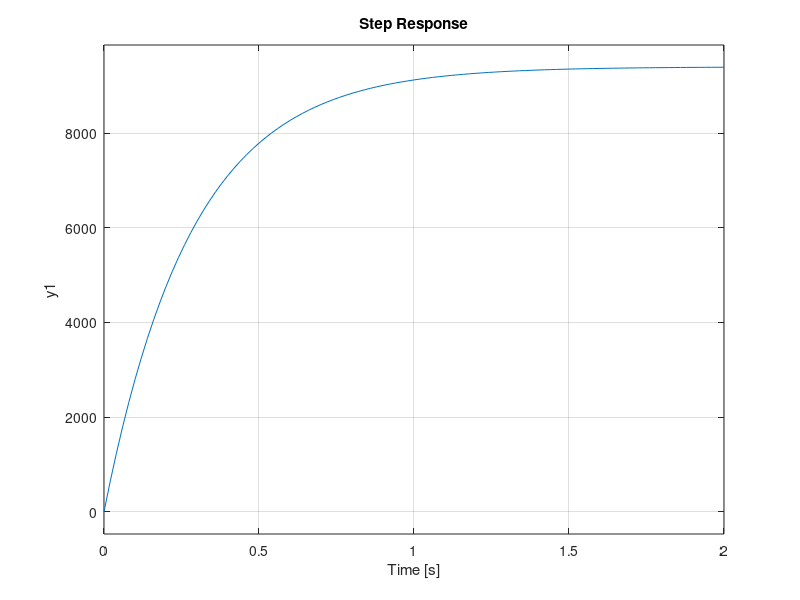
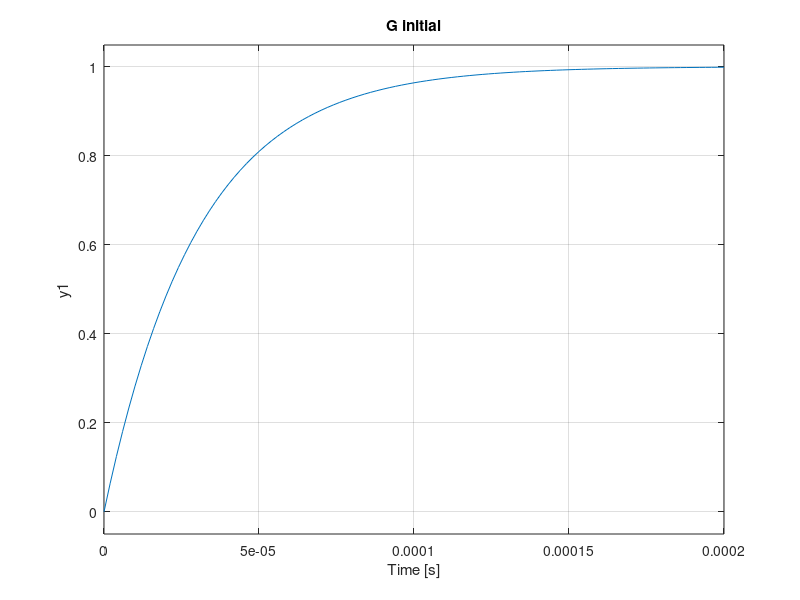

Write MATLAB code to recreate these figures, in order. (Note: this script raises an error after producing the figures.)
%% regulator PID de la un indian
%https://www.youtube.com/watch?v=qlZxsP-JQsQ
% se foloseste ITAE

%ant colony:   https://www.youtube.com/watch?v=LKCyZ1bRiyM
%load("date.mat");

addpath('D:\MATLAB\Licenta_fractionar\Twin-Rotor-System\Twin rotor\proiect\functii\');
addpath('D:\MATLAB\Licenta_fractionar\Twin-Rotor-System\Twin rotor\proiect\');



clc;clear all; close all;
%
% ns=[1];
% ds=[ 1 2 3];
% G=tf(ns,ds)
%%
%G=tf(8072.8,[1 1.287]);%H11
G= tf(33157,[1 3.527]);%H22
figure;step(G)
%%

criteriu='iae';
%criteriu_combinat=[0.5,0.5,0.5,0.5,0.5];
criteriu_combinat=0;

Gf_initial=feedback(G,1);
%Gf_initial=G/6275 ;
figure;step(Gf_initial);title('G initial');

%%
%PSO

c=2;w=0.7;particles=90;iteration=80;Var=3;

a=0;% lower bound
b=70; %upper bound

%Optimization
c_cf=0;
tic;



%Initialization

for m=1:particles
    for n=1:Var
        v(m,n)=0;             %Velocity
        x(m,n)=a+rand*(b-a);  %Position
        xp(m,n)=x(m,n);
    end

    %Model Parametres
    kp=x(m,1);
    ki=x(m,2);
    kd=x(m,3);

    %Simulation Model
    Gc=pid(kp,ki,kd);
    %Gcf=feedback(Gc*G,1);
    %y=step(Gcf);

    %ITAE
    %ff1=0;
    ff1=costFunction(Gc,G,criteriu,criteriu_combinat);
    %sim1=length(y);
    % for m1=1:sim1
    %     ff1=ff1+((abs(y(m1)-1))*m1);
    % end
    ITAE(m)=ff1;

end

%Find the best value
[Best_Performance,location]=min(ITAE);
fg=Best_Performance;

xg(1)=x(location,1); %kp
xg(2)=x(location,2); %ki
xg(3)=x(location,3); %kd

Gc=pid(kp,ki,kd);
Gcf_intermediar=feedback(Gc*G,1);
figure;step(Gcf_intermediar);title('G intermediar')
% t_cf=1:c_cf;
% figure
% plot(t_cf,best_cf_ac,'r--','LineWidth',2);xlabel('iteration');ylabel('Cost(ITAE)');
% legend('ITAE for PSO-PID');
% title('ITAE with each iteration');



% xg(1)=1/1400; %kp
% xg(2)=1/1000; %ki
% xg(3)=0; %kd
%kp=1/1400;
%ki=1/1000;
%kd=0;
%Update

for i=1:iteration      %Nr of Repetition
    for m=1:particles  %Nr of particles

        for n=1:Var     %Nr of variables (kp,ki,kd)
            v(m,n)=(w*v(m,n))+(c*rand*(xp(m,n)-x(m,n)))+(c*rand*(xg(n)-x(m,n)));  %update velocity
            x(m,n)=x(m,n)+v(m,n);
        end
        

        %Check bound
        for n=1:Var
            if x(m,n)<a
                x(m,n)=a;
            end
            if x(m,n)>b
                x(m,n)=b;
            end
        end

        %Model Parametres
        kp=x(m,1);
        ki=x(m,2);
        kd=x(m,3);

        %Simulation Model
        Gc=pid(kp,ki,kd);
        % Gcf=feedback(Gc*G,1);
        % y=step(Gcf);

        %ITAE
        % ff1=0;
        % sim1=length(y);
        % for m1=1:sim1
        %     ff1=ff1+((abs(y(m1)-1))*m1);
        % end
        ff1=costFunction(Gc,G,criteriu,criteriu_combinat);
        ITAEp(m)=ff1;

        %Compare Local
        if ITAEp(m)<ITAE(m)
            ITAE(m)=ITAEp(m);
            xp(m,1)=x(m,1);
            xp(m,2)=x(m,2);
            xp(m,3)=x(m,3);
        end


    end
    [B_fg,location]=min(ITAE);

    %Compare Global
    if B_fg<fg
        fg=B_fg;             %Nou global
        xg(1)=xp(location,1); %pos var 1
        xg(2)=xp(location,2); %pos var 2
        xg(3)=xp(location,3); %pos var 3
    end
    c_cf=c_cf+1;
    best_cf_ac(c_cf)=fg;

%close all;

end

runtime = toc;



Min_ITAE=fg
%%
kp=xg(1)
ki=xg(2)
kd=xg(3)

%kp=2.007303867924478
%ki=4.852150155040515
%kd=0;
% kp=1/1400;
% ki=1/1000;
% kd=0;
Gc=pid(kp,ki,kd);
Gcf_global=feedback(Gc*G,1);
figure;step(Gcf_global);
hold on
%step(Gf_initial)
%step(G)
hold off
%%
%pt H22    init=24;
%pt H11    init=3;
init=7;
t_cf=init:c_cf;
figure
plot(t_cf,best_cf_ac(init:end),'r--','LineWidth',2);xlabel('iteration');ylabel(['Cost (' criteriu ')']);
legend([criteriu ' for PSO-PID']);
title('Error with each iteration');


RegPID_indian_H22_IAE = struct('regulator', [], 'runtime', [],'iteration',[],'best',[],'parametrii',[]);
RegPID_indian_H22_IAE.regulator=Gc;
RegPID_indian_H22_IAE.runtime=runtime;
RegPID_indian_H22_IAE.iteration=iteration;
RegPID_indian_H22_IAE.best=best_cf_ac;
RegPID_indian_H22_IAE.parametrii=xg;

%H11
% kp=3.8247;
% ki=2.4079;
% kd=0;


%H11 cu 10^-3
% kp=0.5279;
% ki=24.0732;
% kd=0;



%% H11
%
%
% cel mai bun PID pt T/5
% kp=5.0039;
% ki=6.4454;
% kd=0;
%Min_ITAE =  638.0100

% cel mai bun pt T/10
% Min_ITAE =   1.5855e-10
% kp =    9.8353
% ki =   12.6521
% kd =     0

%% H22
% Min_ITAE =   9.1611e-12
% kp =    9.9203
% ki =   35.0018
% kd =     0









